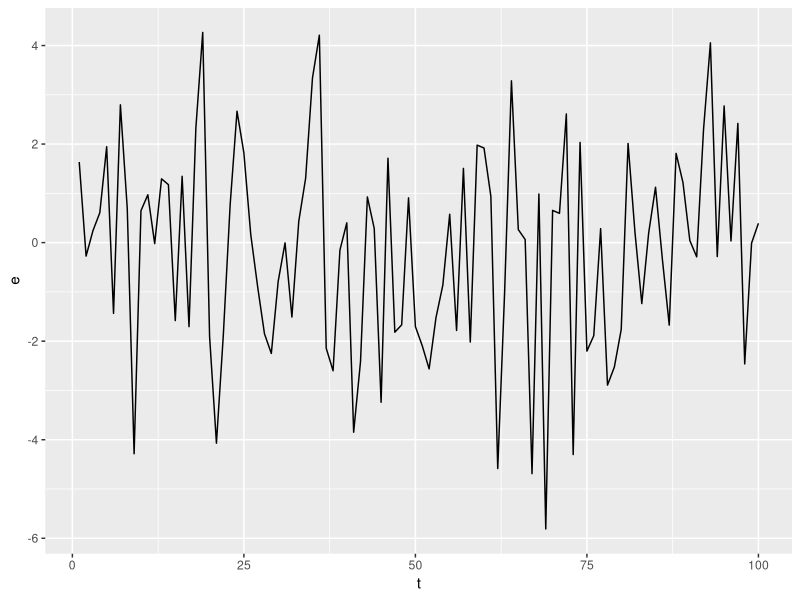
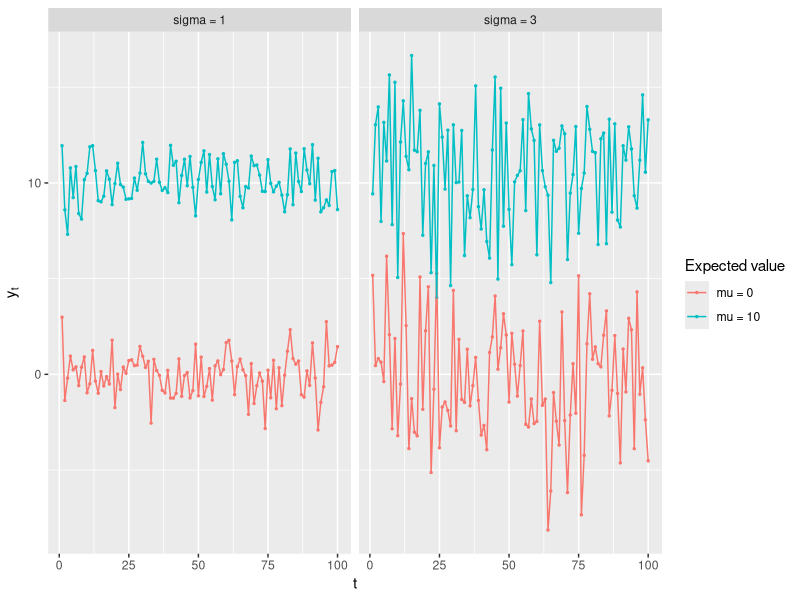
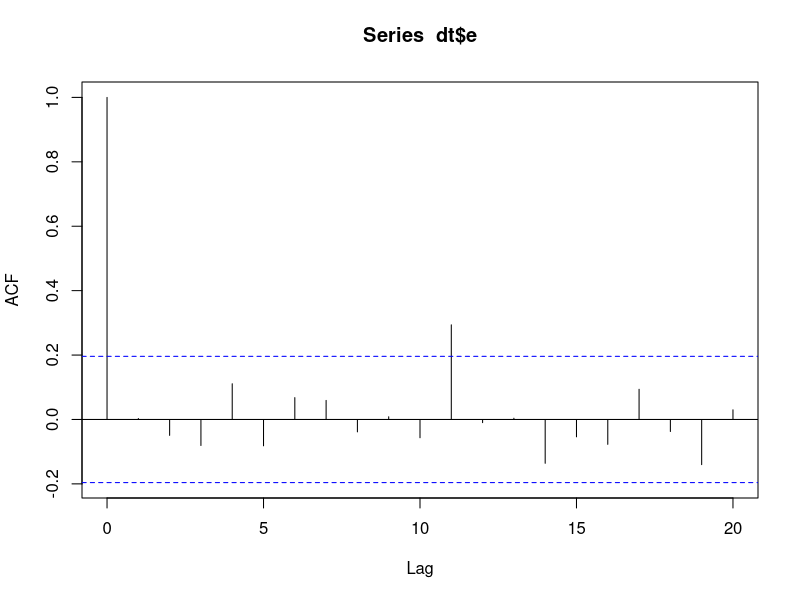

Write the R code that produced these figures, in order.
## ---- chunk 1
library(tidyverse)
## ---- chunk 2
n <- 100

dt <- tibble(
  t = 1:n,
  e = rnorm(
    # The number of values to be drawn at random
    n = n, 
    # The expected value of the distribution
    mean = 0,
    # The standard deviation of the distribution
    sd = 2
    )
)

dt %>%
  ggplot(aes(x = t, y = e)) + 
  geom_line()
## ---- chunk 3
## For illustration only

n <- 100

sim_data <- expand_grid(
  mu = c(0, 10),
  sigma = c(1, 3),
  t = 1:n
) %>%
  mutate(
    y = rnorm(n(), mean = mu, sd = sigma),
    sigma_lab = paste0("sigma = ", sigma),
    mu_lab = paste0("mu = ", mu)
  )

sim_data %>%
  ggplot(aes(x = t, y = y, color = mu_lab)) +
  geom_point(size = 1 / 2) +
  geom_line() +
  facet_wrap(~sigma_lab) +
  labs(
    x = "t",
    y = expression(y[t]),
    color = "Expected value"
  )
## ---- chunk 4
sim_data %>%
  group_by(mu_lab, sigma_lab) %>%
  summarise(
    Average = mean(y),
    StdDev = sd(y)
  )
## ---- chunk 5
mean(dt$e)
## ---- chunk 6
sd(dt$e)
## ---- chunk 7
dt <- dt %>%
  mutate(
    e_l1 = lag(e, n = 1),
    e_l2 = lag(e, n = 2),
    e_l3 = lag(e, n = 3)
  )
## ---- chunk 8
cor(dt$e, dt$e_l1, use = "complete.obs")
cor(dt$e, dt$e_l2, use = "complete.obs")
cor(dt$e, dt$e_l3, use = "complete.obs")
## ---- chunk 9
acf(dt$e, plot = FALSE)
## ---- chunk 10
acf(dt$e)
## ---- chunk 11
Box.test(dt$e, lag = 3)
